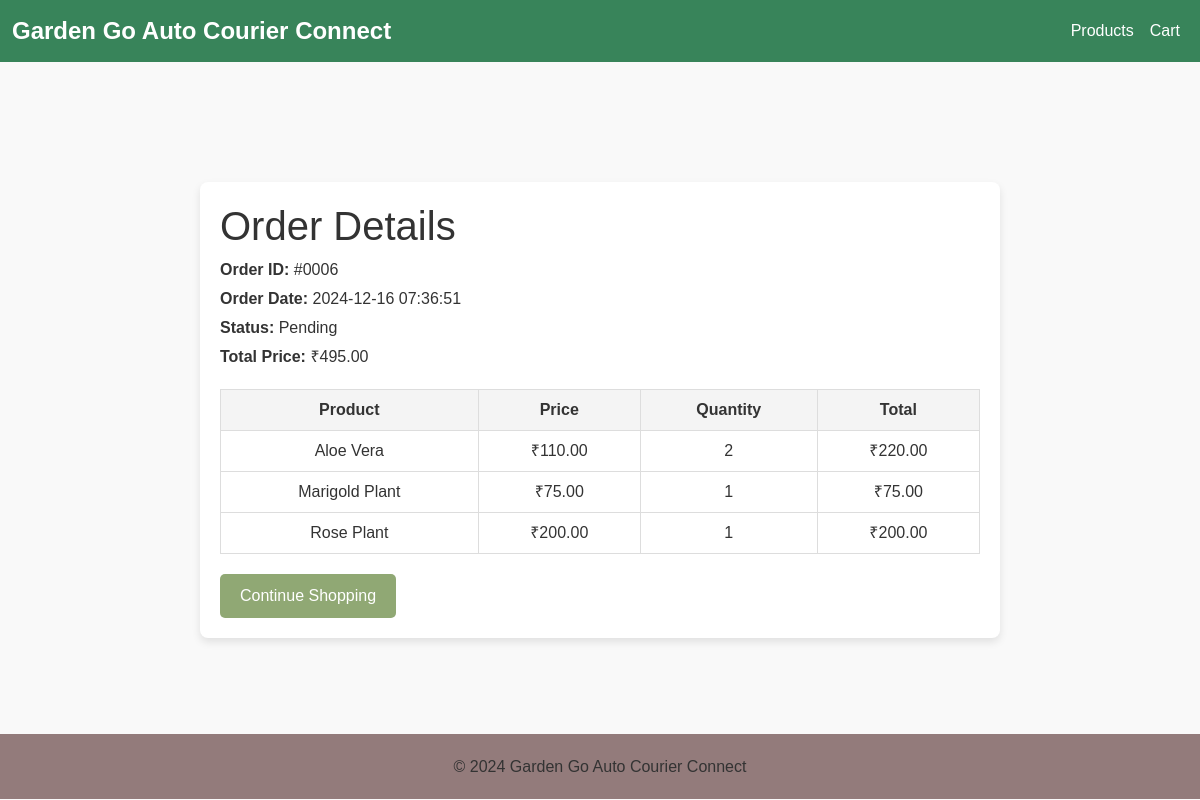
/order/6 (signed in), run on the app's committed database.
### models.py (models this page shows)
class Order(db.Model):
    __tablename__ = 'order'
    order_id = db.Column(db.Integer, primary_key=True)
    user_id = db.Column(db.Integer, db.ForeignKey('users.user_id'))
    assigned_to = db.Column(db.Integer, db.ForeignKey('users.user_id'))  # New attribute
    status = db.Column(db.String, nullable=False)
    address = db.Column(db.String(300))
    estimated_delivery = db.Column(db.DateTime)
    actual_delivery = db.Column(db.DateTime)
    updated_at = db.Column(db.DateTime, default=datetime.utcnow)
    total_price = db.Column(db.Float, nullable=False)
    shipping_cost = db.Column(db.Float, nullable=False)
    pincode = db.Column(db.String)
    created_at = db.Column(db.DateTime, default=datetime.utcnow)
    user = db.relationship('User', foreign_keys=[user_id], back_populates='orders')  # Updated
    assigned_user = db.relationship('User', foreign_keys=[assigned_to], back_populates='assigned_orders')  # New relationship
    order_items = db.relationship('OrderItem', back_populates='order')
    audit_logs = db.relationship('Audit', back_populates='order')

class OrderItem(db.Model):
    __tablename__ = 'order_item'
    order_item_id = db.Column(db.Integer, primary_key=True)
    order_id = db.Column(db.Integer, db.ForeignKey('order.order_id'))
    product_id = db.Column(db.Integer, db.ForeignKey('product.product_id'))
    quantity = db.Column(db.Integer, nullable=False)
    order = db.relationship('Order', back_populates='order_items')
    product = db.relationship('Product', back_populates='order_items')

class Product(db.Model):
    __tablename__ = 'product'
    product_id = db.Column(db.Integer, primary_key=True)
    name = db.Column(db.String(80), nullable=False)
    cost_price = db.Column(db.Float, nullable=False)
    selling_price = db.Column(db.Float, nullable=False)
    description = db.Column(db.String)
    stock_quantity = db.Column(db.Integer, nullable=False)
    image_url = db.Column(db.String)
    product_weight = db.Column(db.Float, nullable=False)  # New attribute
    category_id = db.Column(db.Integer, db.ForeignKey('category.category_id'))
    category = db.relationship('Category', back_populates='products')
    cart_items = db.relationship('CartItem', back_populates='product')
    order_items = db.relationship('OrderItem', back_populates='product')

### app.py (the view)
@app.route('/order/<int:order_id>')
@login_required
def order_summary(order_id):
    order = Order.query.get_or_404(order_id)
    if order.user_id != current_user.user_id:
        flash('Unauthorized access to this order.', 'danger')
        return redirect(url_for('products'))
    return render_template('order_summary.html', order=order)

### app.py (called while the page is built)
@login_manager.user_loader
def load_user(user_id):
    return User.query.get(int(user_id))

@app.before_request
def update_last_login():
    if current_user.is_authenticated:
        current_user.last_login = datetime.utcnow()
        db.session.commit()

### templates/order_summary.html
{% extends "layout.html" %}
{% block css %}
<link rel="stylesheet" href="{{ url_for('static', filename='css/order_summary.css') }}">
{% endblock %}
{% block content %}
<div class="wrapper-order-container">
<div class="order-container">
    <h1>Order Details</h1>
    <div class="order-details">
        <p><strong>Order ID:</strong> #000{{ order.order_id }}</p>
        <p><strong>Order Date:</strong> {{ order.created_at.strftime('%Y-%m-%d %H:%M:%S') }}</p>
        <p><strong>Status:</strong> {{ order.status }}</p>
        <p><strong>Total Price:</strong> ₹{{ "%.2f" | format(order.total_price) }}</p>
    </div>
    <table class="order-items">
        <thead>
            <tr>
                <th>Product</th>
                <th>Price</th>
                <th>Quantity</th>
                <th>Total</th>
            </tr>
        </thead>
        <tbody>
            {% for item in order.order_items %}
            <tr>
                <td>{{ item.product.name }}</td>
                <td>₹{{ "%.2f" | format(item.product.selling_price) }}</td>
                <td>{{ item.quantity }}</td>
                <td>₹{{ "%.2f" | format(item.quantity * item.product.selling_price) }}</td>
            </tr>
            {% endfor %}
        </tbody>
    </table>
    <a href="{{ url_for('show_products') }}" class="btn">Continue Shopping</a>
</div>
</div>
{% endblock %}

### static/css/styles.css (style rules this page uses)
* { box-sizing: border-box; margin: 0; padding: 0; }
body { font-family: Arial, sans-serif; background: #f9f9f9; color: #333; }
a { display: block; text-decoration: none; color: inherit; }

### static/css/order_summary.css (style rules this page uses)
.wrapper-order-container { display: flex; justify-content: center; align-items: center; height: calc(100vh - 152px); }
.order-container { width: 100%; max-width: 800px; margin: 20px auto; padding: 20px; background: #fff; border-radius: 8px; box-shadow: 0 4px 8px rgba(0, 0, 0, 0.1); }
.order-details { margin-bottom: 20px; }
.order-details p { font-size: 16px; margin: 5px 0; }
.order-items { width: 100%; border-collapse: collapse; margin-top: 20px; }
.order-items th, .order-items td { border: 1px solid #ddd; padding: 8px; text-align: center; }
.order-items th { background-color: #f4f4f4; font-weight: bold; }
.btn { margin-top: 20px; padding: 10px 20px; background-color: #90a874; color: white; border: none; border-radius: 5px; cursor: pointer; }

### data on the page
Order: order_id "6", created_at "2024-12-16 07:36:51", status "Pending", total_price "495.00"
OrderItem: product.name "Aloe Vera", quantity "2", item.quantity*item.product.selling_price "220.00"
Product: product.selling_price "110.00"
OrderItem: product.name "Marigold Plant", quantity "1", item.quantity*item.product.selling_price "75.00"
Product: product.selling_price "75.00"
OrderItem: product.name "Rose Plant", quantity "1", item.quantity*item.product.selling_price "200.00"
Product: product.selling_price "200.00"
